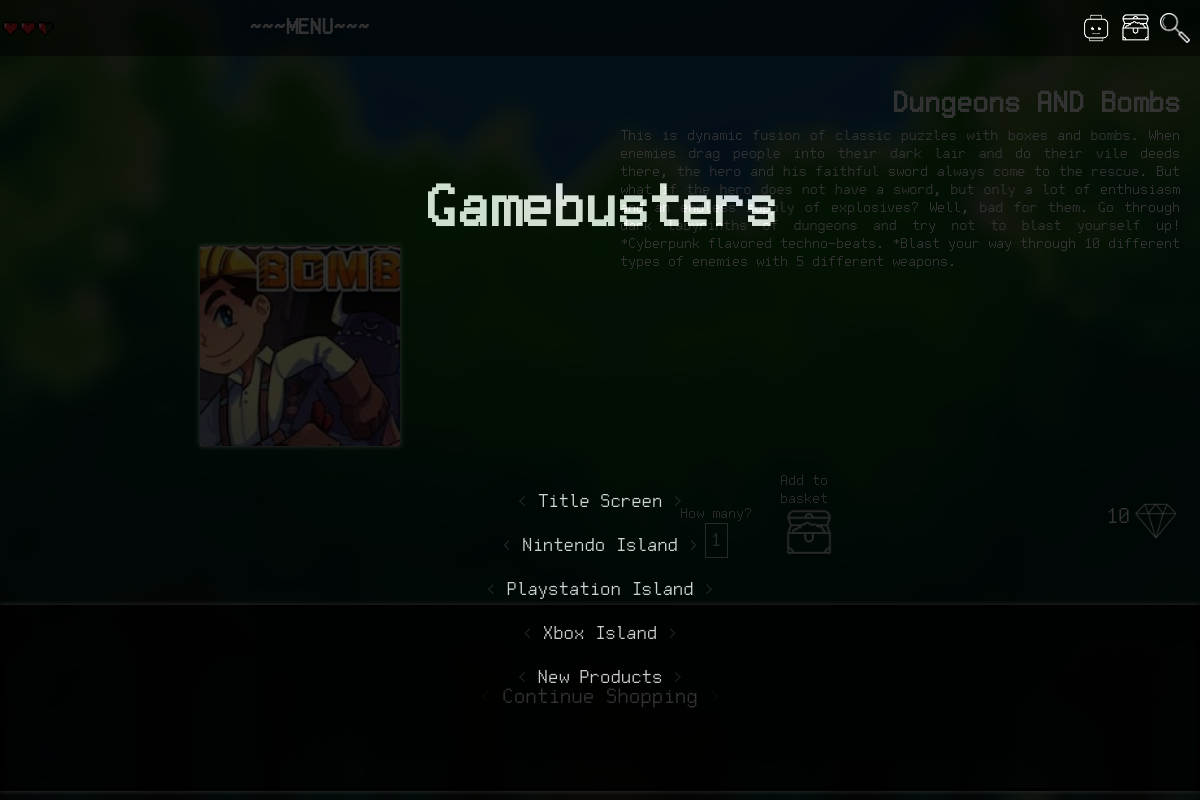
/pages/fiche_produit.php?id=16, run on the app's committed database.
### tables this page shows
CREATE TABLE `products` (
  `id_product` int(3) NOT NULL,
  `reference` varchar(20) NOT NULL,
  `category` varchar(20) NOT NULL,
  `title` varchar(100) NOT NULL,
  `description` text NOT NULL,
  `image` varchar(255) NOT NULL,
  `price` int(3) NOT NULL,
  `stock` int(3) NOT NULL,
  `shortdesc` text NOT NULL,
  `subcategory` varchar(255) NOT NULL
);

### classes/database.php (called while the page is built, shortened)
<?php
class database
{
    private $connection;
    public function __construct()
    {
        try {
            $this->connection = new PDO("mysql:host=" . DB_HOST . ";dbname=" . DB_NAME . ";charset=" . DB_CHARSET,
                DB_USER, DB_PASSWORD);
            $this->connection->setAttribute(PDO::ATTR_DEFAULT_FETCH_MODE, PDO::FETCH_ASSOC);
            return $this->connection;
        } catch (PDOException $e) {
            die('Erreur : ' . $e->getMessage());
        }
    }
    public function Execute($statement = '', $parameters = [])
    {
        try {
            $stmt = $this->connection->prepare($statement);
            $stmt->execute($parameters);
            return $stmt;
        } catch (Exception $e) {
            throw new Exception($e->getMessage());
        }
    }
    public function Select($statement = "", $parameters = [])
    {
        try {
            $stmt = $this->Execute($statement, $parameters);
            return $stmt->fetchAll();
        } catch (Exception $e) {
            throw new Exception($e->getMessage());
        }
    }
}

### classes/shop.php (called while the page is built, shortened)
<?php
require_once('database.php');
require_once('product.php');
class shop
{
    private $pdo;
    function __construct()
    {
        $this->pdo = new database();
    }
    function selectProduct($id, $quantity)
    {
        $data = $this->pdo->Select('SELECT * FROM products WHERE id_product ="' . $id . '"');
        $data = $data[0];
        $product = new product($data['id_product'], $data['reference'], $data['price'], $data['stock'], $data['title'], $data['description'], $data['shortdesc'], $data['category'], $data['subcategory'], $data['image'], $quantity);
        return $product;
    }
}

### classes/product.php (called while the page is built, shortened)
<?php
class product
{
    private $price;
    private $stock;
    private $title;
    private $description;
    private $cat;
    private $subcat;
    private $picture;
    function __construct($id, $ref, $price, $stock, $title, $description, $shortdesc, $cat, $subcat, $picture, $quantity)
    {
        $this->price = $price;
        $this->stock = $stock;
        $this->title = $title;
        $this->description = $description;
        $this->cat = $cat;
        $this->subcat = $subcat;
        $this->picture = $picture;
    }
    function getTitle()
    {
        return $this->title;
    }
    function getStock()
    {
        return $this->stock;
    }
    function getPrice()
    {
        return $this->price;
    }
    function getPicture()
    {
        return $this->picture;
    }
    function getDescription()
    {
        return $this->description;
    }
    function getCat()
    {
        return $this->cat;
    }
    function getSubcat()
    {
        return $this->subcat;
    }
}

### pages/fiche_produit.php (the view, shortened to what this page needs)
<?php
require_once('../classes/shop.php');
require_once('../classes/cart.php');
if (!empty($_GET['id']) and is_numeric($_GET['id'])) {
    $id = htmlspecialchars($_GET['id']);
    $shop = new shop;
    if ($shop->productExists($id)) {
        $product = $shop->selectProduct($id, 0);
        $tempStock = $product->getStock();
    } else {
        $error = 'Nothing matches.';
    }
} else {
    header('location:404.php');
}
?>
<?php require_once('../includes/header.php'); ?>
<main>
    <?php if (isset($error)) : ?>
        <section style="text-align: center" class="smallSectionShop">
            <p><?= $error ?></p>
            <a href="categorie.php"> < Back to the shop > </a>
        </section>
    <?php else : ?>
        <section>
            <article>
                <div class="imgcontainer">
                    <img class="productPic" height="300px" src="../productPics/<?= $product->getPicture() ?>">
                </div>
            </article>
            <article class="productInfo">
                <div class="titleInfo">
                    <h2><?= $product->getTitle() ?></h2>
                    <p><?= $product->getDescription() ?></p>
                </div>
                <div>
                    <div class="divStock">
                        <?php if ($product->getStock() > 0): ?>
                            <?php if ($tempStock >= 1) : ?>
                                <form method="post" action="fiche_produit.php">
                                    <div>
                                        <label for="quantity">How many?</label>
                                        <select id="quantity" name="quantity" required>
                                            <?php for ($i = 1; $i <= $tempStock && $i <= 5; $i++) : ?>
                                                <option><?= $i ?></option>
                                            <?php endfor; ?>
                                        </select>
                                    </div>
                                    <div>
                                        <label for="addBasket">Add to basket</label>
                                        <input type="submit" name="addBasket" class="addBasket" value="">
                                    </div>
                                </form>
                            <?php else : ?>
                                <p>Lucky you, you took the last ones!</p>
                            <?php endif; ?>
                        <?php else : ?>
                            <p>Out of stock...</p>
                        <?php endif; ?>
                    </div>
                    <div class="divPrice">
                        <?php if ($product->getSubcat() == 'secondhand') : ?>
                    <p class="price priceDiscount"><span>Discount:</span>
                    <?php else : ?>
                        <p class="price">
                            <?php endif; ?>
                            <?= $product->getPrice() ?><img height="50px" src="../photo/style/diamond.png"
                        </p>
                    </div>
                </div>
            </article>
        </section>
        <section id="ShoptextBox">
            <?php if (isset($_SESSION['toomuch']) and ($_SESSION['toomuch']) == true) : ?>
                <p><small>Sorry, your basket is full!</small></p>
                <a href="shopcart.php"><span>< </span>Open basket<span> ></span></a>
                <?php $_SESSION['toomuch'] = false; ?>
            <?php else: ?>
                <a href="boutique.php?cat=<?= $product->getCat() ?>&subcat=<?= $product->getSubcat() ?>"><span>< </span>Continue Shopping<span> ></span></a>
            <?php endif; ?>
        </section>
    <?php endif; ?>
</main>

### style/boutique.css (style rules this page uses)
* { margin: 0; padding: 0; background-size: 100%; font-family: pixel; }
body, main, article, a { display: flex; flex-direction: column; }
main { width: 100%; min-height: 80vh; flex-grow: 2; justify-content: space-around; overflow: hidden; }
article { justify-content: space-around; align-items: center; width: 100%; flex-direction: row; height: 100%; }
body { min-height: 100vh; justify-content: space-between; }

### style/panier.css (style rules this page uses)
* { margin: 0; padding: 0; background-size: 100%; font-family: pixel; }
body, main, article, a { display: flex; flex-direction: column; }
main { width: 100%; min-height: 80vh; flex-grow: 2; justify-content: space-between; overflow: hidden; }
article { justify-content: space-around; align-items: center; width: 100%; flex-direction: row; height: 100%; }
body { min-height: 100vh; justify-content: space-between; background-repeat: no-repeat; background-attachment: fixed; background-size: cover; }

### style/user.css (style rules this page uses)
* { margin: 0; padding: 0; background-size: 100%; font-family: pixel; }
body, main, article, a { display: flex; flex-direction: column; }
main { width: 100%; min-height: 80vh; flex-grow: 2; justify-content: space-around; overflow: hidden; }
article { justify-content: space-around; align-items: center; width: 100%; flex-direction: row; height: 100%; }
body { min-height: 100vh; justify-content: space-between; }
h2 { text-align: center; font-size: 2em; }
form { max-width:800px; margin:0 auto; background-color: rgba(0, 0, 0, 0.4); border-radius: 20px; text-align: center; color: white; }
form input, textarea, p { color: white; }
a { text-decoration: none; }

### style/ficheproduit.css (style rules this page uses)
.bodyFicheProd, .bodySearch { background: url("../photo/style/ficheproduitback.png") center; color: white; }
.bodyFicheProd form { background: none; display: flex; align-items: flex-end; }
.addBasket { background: url("../photo/style/chest.png") no-repeat center; background-size: contain; border: none; height: 50px; width: 50px; margin-left: 10px; }
.bodyFicheProd form { color: white; }
.bodyFicheProd form div { display: flex; flex-direction: column; align-items: center; }
.bodyFicheProd form div { color: white; padding-bottom: 5px; }
.bodyFicheProd form div { opacity: 0.8; transition: 0.5s; padding-bottom: 5px; }
.bodyFicheProd select { background: none; appearance: none; color: white; padding: 5px; border: 1px solid rgba(255,255,255,1); font-size: 1.3em; }
.bodyFicheProd section:nth-child(1) { display: flex; height: 65vh; }
.bodyFicheProd article { display: flex; width: 50%; flex-direction: column; justify-content: center; align-content: center; padding: 20px; }
.imgcontainer { width: 200px; height: 200px; box-shadow: 0 0 5px white; position: relative; overflow: hidden; display: flex; align-items: center; justify-content: center; }
.productInfo div { flex-grow: 1; width: 100%; display: flex; }
.titleInfo { align-items: flex-end; justify-content: center; height: 50%; flex-grow: 1; text-align: justify; flex-direction: column; }
.titleInfo p { padding-top: 5px; height: 100%; }
.divStock { display: flex; align-items: center; }
.divPrice { display: flex; align-items: flex-end; justify-content: center; flex-direction: column; }
.price { display: flex; align-items: center; font-size: 1.5em; }
.price img,.addBasket { filter: invert(100%); }
.bodyFicheProd section:nth-child(2) { border: 3px solid black; box-shadow: 0 0 5px white; display: flex; flex-direction: column; justify-content: space-around; padding: 10px; background-color: rgba(0, 0, 0, 0.7); height: 20vh; color: white; text-align: center; font-size: 1.2em; }
.bodyFicheProd section:nth-child(2) a span { opacity: 0.2; transition: 0.5s; }
.bodyFicheProd section:nth-child(2) a { color: white; text-decoration: none; transition: 0.4s; display: inline; font-size: 1.2em; }

### data on the page
products: title "Dungeons AND Bombs", description "This is dynamic fusion of classic puzzles with boxes and bombs. When enemies drag people into their dark lair and do their vile deeds there, the hero and his faithful sword always come to the rescue. But what if the hero does not have a sword, but only a lot of enthusiasm and an endless supply of explosives? Well, bad for them. Go through dark labyrinths of dungeons and try not to blast yourself up! *Cyberpunk flavored techno-beats. *Blast your way through 10 different types of enemies with 5 different weapons.", price "10"

### other printed values
form field quantity "1"
